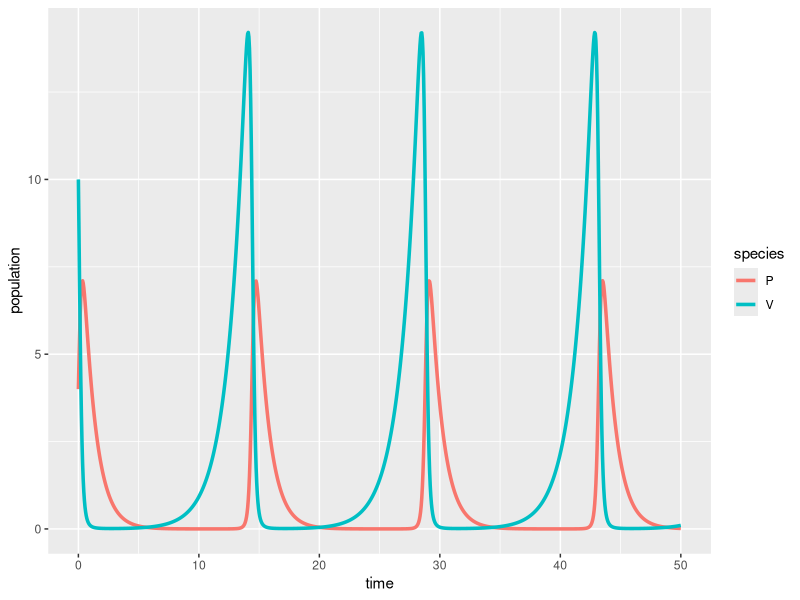

Here is the R script that generated this plot:
## ---- chunk 1
#| message: false
#| warning: false
# load libraries ----
library(tidyverse)
library(deSolve)
library(kableExtra)
## ---- chunk 2
# Create a sequence of times (days) ----
time <- seq(from = 0, to = 50, by = 0.05)

# Set some parameter values (these can change - keep it in mind) ----
parameters <- c(r = .7, alpha = 0.9, beta = 0.5, q = 1)

# Set the initial condition (prey and predator populations at t = 0) ----
# Recall: V = prey, P = predator
init_cond <- c(V = 10, P = 4)

# Prepare the series of differential equations as a function ----
lv_equations <- function(time, init_cond, parameters) {
  with(as.list(c(init_cond, parameters)), {
    dVdt = r * V - alpha * V * P
    dPdt = beta * V * P - q * P
    return(list(c(dVdt, dPdt)))
  })
}

# Find the approximate the solution using `deSolve::ode()` ----
approx_lv <- ode(y = init_cond, times = time, func = lv_equations, parms = parameters)

# Check the class ----
class(approx_lv)

# We really want this to be a data frame, AND we want both prey (V) and predator (P) to be in the same column -- we'll learn why in EDS 221 (tidy data) ----
approx_lk_df <- data.frame(approx_lv) |> 
  pivot_longer(cols = c(V, P), names_to = "species", values_to = "population")

# Plot it ----
ggplot(data = approx_lk_df, aes(x = time, y = population)) +
  geom_line(aes(color = species), linewidth = 1.2)
